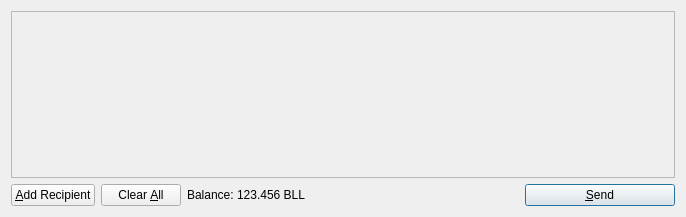
<?xml version="1.0" encoding="UTF-8"?>
<ui version="4.0">
 <class>SendCoinsDialog</class>
 <widget class="QDialog" name="SendCoinsDialog">
  <property name="geometry">
   <rect>
    <x>0</x>
    <y>0</y>
    <width>686</width>
    <height>217</height>
   </rect>
  </property>
  <property name="windowTitle">
   <string>Send Coins</string>
  </property>
  <layout class="QVBoxLayout" name="verticalLayout">
   <item>
    <widget class="QScrollArea" name="scrollArea">
     <property name="widgetResizable">
      <bool>true</bool>
     </property>
     <widget class="QWidget" name="scrollAreaWidgetContents">
      <property name="geometry">
       <rect>
        <x>0</x>
        <y>0</y>
        <width>666</width>
        <height>165</height>
       </rect>
      </property>
      <layout class="QVBoxLayout" name="verticalLayout_2">
       <property name="margin">
        <number>0</number>
       </property>
       <item>
        <layout class="QVBoxLayout" name="entries">
         <property name="spacing">
          <number>6</number>
         </property>
        </layout>
       </item>
       <item>
        <spacer name="verticalSpacer">
         <property name="orientation">
          <enum>Qt::Vertical</enum>
         </property>
         <property name="sizeHint" stdset="0">
          <size>
           <width>20</width>
           <height>40</height>
          </size>
         </property>
        </spacer>
       </item>
      </layout>
     </widget>
    </widget>
   </item>
   <item>
    <layout class="QHBoxLayout" name="horizontalLayout">
     <item>
      <widget class="QPushButton" name="addButton">
       <property name="toolTip">
        <string>Send to multiple recipients at once</string>
       </property>
       <property name="text">
        <string>&amp;Add Recipient</string>
       </property>
       <property name="icon">
        <iconset resource="../bitcoin.qrc">
         <normaloff>:/icons/add</normaloff>:/icons/add</iconset>
       </property>
       <property name="autoDefault">
        <bool>false</bool>
       </property>
      </widget>
     </item>
     <item>
      <widget class="QPushButton" name="clearButton">
       <property name="sizePolicy">
        <sizepolicy hsizetype="Minimum" vsizetype="Fixed">
         <horstretch>0</horstretch>
         <verstretch>0</verstretch>
        </sizepolicy>
       </property>
       <property name="toolTip">
        <string>Remove all transaction fields</string>
       </property>
       <property name="text">
        <string>Clear &amp;All</string>
       </property>
       <property name="icon">
        <iconset resource="../bitcoin.qrc">
         <normaloff>:/icons/remove</normaloff>:/icons/remove</iconset>
       </property>
       <property name="autoRepeatDelay">
        <number>300</number>
       </property>
       <property name="autoDefault">
        <bool>false</bool>
       </property>
      </widget>
     </item>
     <item>
      <layout class="QHBoxLayout" name="horizontalLayout_2">
       <property name="spacing">
        <number>3</number>
       </property>
       <item>
        <widget class="QLabel" name="label">
         <property name="text">
          <string>Balance:</string>
         </property>
        </widget>
       </item>
       <item>
        <widget class="QLabel" name="labelBalance">
         <property name="cursor">
          <cursorShape>IBeamCursor</cursorShape>
         </property>
         <property name="text">
          <string>123.456 BLL</string>
         </property>
         <property name="textInteractionFlags">
          <set>Qt::LinksAccessibleByMouse|Qt::TextSelectableByKeyboard|Qt::TextSelectableByMouse</set>
         </property>
        </widget>
       </item>
      </layout>
     </item>
     <item>
      <spacer name="horizontalSpacer">
       <property name="orientation">
        <enum>Qt::Horizontal</enum>
       </property>
       <property name="sizeHint" stdset="0">
        <size>
         <width>40</width>
         <height>20</height>
        </size>
       </property>
      </spacer>
     </item>
     <item>
      <widget class="QPushButton" name="sendButton">
       <property name="minimumSize">
        <size>
         <width>150</width>
         <height>0</height>
        </size>
       </property>
       <property name="toolTip">
        <string>Confirm the send action</string>
       </property>
       <property name="text">
        <string>&amp;Send</string>
       </property>
       <property name="icon">
        <iconset resource="../bitcoin.qrc">
         <normaloff>:/icons/send</normaloff>:/icons/send</iconset>
       </property>
       <property name="default">
        <bool>true</bool>
       </property>
      </widget>
     </item>
    </layout>
   </item>
  </layout>
 </widget>
 <resources>
  <include location="../bitcoin.qrc"/>
 </resources>
 <connections/>
</ui>
